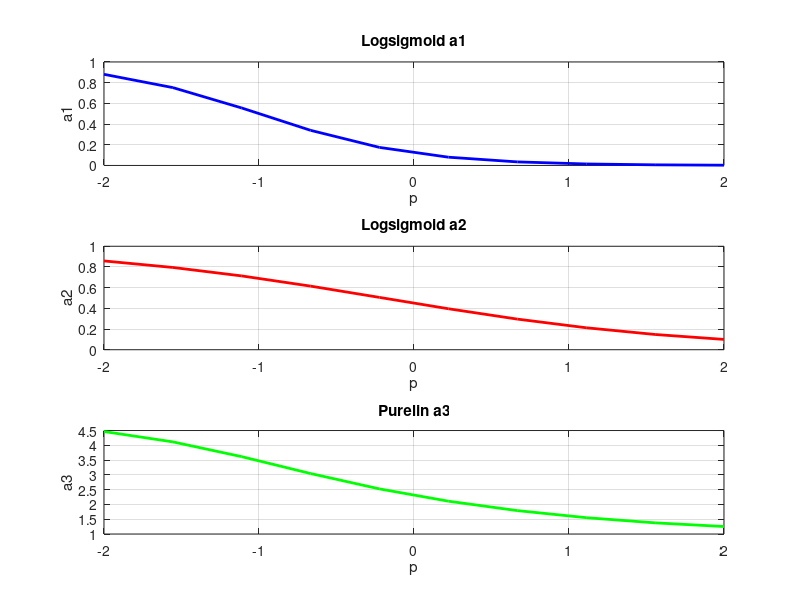

Here is the MATLAB script that generated this plot:
p = linspace(-2,2,10);
w1 = -2;
w2 = -1;
b1 = -2;
b2 = -0.2;
w22 = 2.5;
w11 = 1.5;
b3 = 1;

% Hidden layer
n1 = w1*p + b1;
n2 = w2*p + b2;

% Log-sigmoid activation
a1 = 1 ./ (1 + exp(-n1));
a2 = 1 ./ (1 + exp(-n2));

% Output layer
n3 = a1*w11 + a2*w22 + b3;

% Pure linear activation
a3 = n3;

% Plotting
figure;

subplot(3,1,1);
plot(p, a1, 'b', 'LineWidth', 2);
title('Logsigmoid a1');
xlabel('p');
ylabel('a1');
grid on;

subplot(3,1,2);
plot(p, a2, 'r', 'LineWidth', 2);
title('Logsigmoid a2');
xlabel('p');
ylabel('a2');
grid on;

subplot(3,1,3);
plot(p, a3, 'g', 'LineWidth', 2);
title('Purelin a3');
xlabel('p');
ylabel('a3');
grid on;
